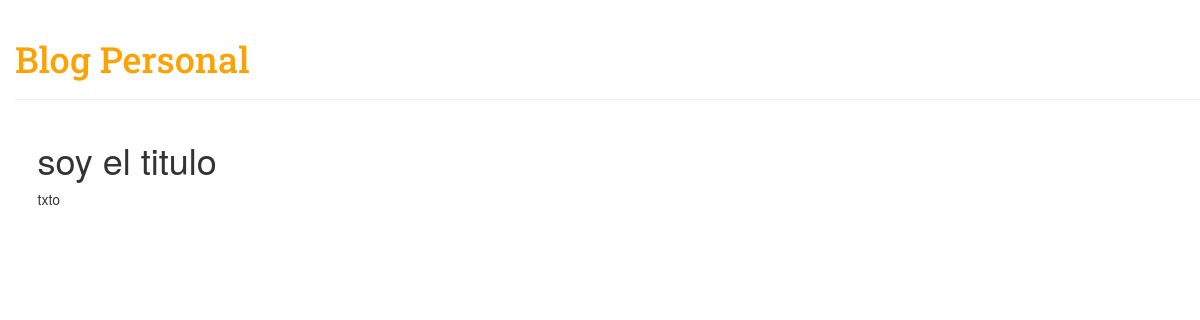
The app's page /post/2/, older data.
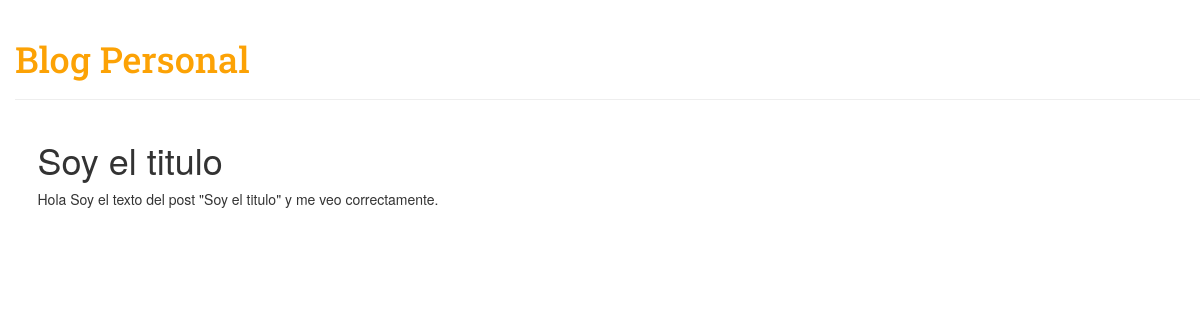
The same page, newer data.
### Blog/models.py (models this page shows, shortened)
class Post(models.Model):
    author = models.ForeignKey('auth.User', on_delete=models.CASCADE)
    title = models.CharField(max_length=200)
    text = models.TextField()
    created_date = models.DateTimeField(default=timezone.now)
    published_date = models.DateTimeField(blank=True, null=True)

### Blog/views.py (the view)
# urls.py: url(r'^post/(?P<pk>\d+)/$', views.post_detail, name ='post_detail'),
def post_detail(request, pk):
	post = get_object_or_404(Post, pk=pk)
	return render(request, 'blog/post_detail.html', {'post':post})

### Blog/templates/blog/post_detail.html (shortened to what this page needs)
{% extends 'blog/base.html' %}
{% block content %}
    <div class="post">
        <h1>{{ post.title }}</h1>
        <p>{{ post.text|linebreaksbr }}</p>
    </div>
{% endblock %}

### Blog/templates/blog/base.html (shortened to what this page needs)
{% load staticfiles %}
<html>
        <head>
            <link rel="stylesheet" href="//maxcdn.bootstrapcdn.com/bootstrap/3.2.0/css/bootstrap.min.css">
          	<link rel="stylesheet" href="//maxcdn.bootstrapcdn.com/bootstrap/3.2.0/css/bootstrap-theme.min.css">
          	<link rel="stylesheet" href="{% static 'css/blog.css' %}">
        </head>
        <body>
            <div class="page-header">
                <h1><a href="/">Blog Personal</a></h1>
            </div>
            <div class="content container">
                <div class="row">
                    <div class="col-md-8">
                    {% block content %}
                    {% endblock %}
                    </div>
                </div>
            </div>
        </body>
</html>

### Blog/static/css/blog.css (style rules this page uses)
h1 a { color:#FCA205; font-family: 'Roboto Slab'; }
body { padding-left: 15px; }

Row changes from the older to the newer data that the page shows:
changed Post: title "soy el titulo" → "Soy el titulo"; text "txto" → "Hola Soy el texto del post \"Soy el titulo\" y me veo correctamente."
